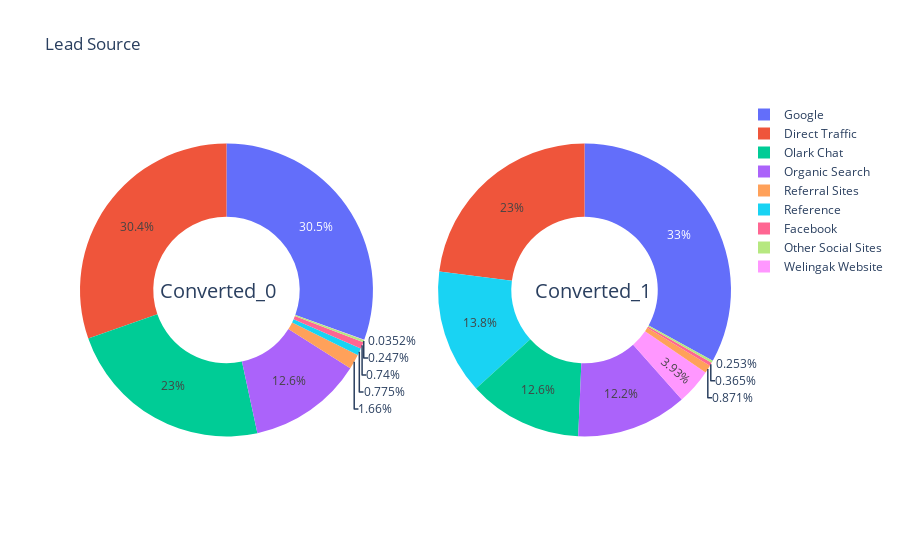

Source (notebook cell):
### Markdown cell above
#### Lead Source

### Code cell
univar_plot('Lead Source','Lead Source')

### Figure 1 — Plotly figure (JSON) as saved in the notebook; plotly's stock layout.template omitted (floating-point values rounded to 4 significant figures)
{"data": [{"domain": {"x": [0, 0.45], "y": [0, 1]}, "hole": 0.5, "hoverinfo": "label+percent+name", "labels": ["Google", "Direct Traffic", "Olark Chat", "Organic Search", "Referral Sites", "Reference", "Facebook", "Other Social Sites", "Welingak Website"], "name": "Converted 0", "type": "pie", "values": [1733, 1725, 1307, 718, 94, 44, 42, 14, 2]}, {"domain": {"x": [0.55, 1], "y": [0, 1]}, "hole": 0.5, "hoverinfo": "label+percent+name", "labels": ["Google", "Direct Traffic", "Reference", "Olark Chat", "Organic Search", "Welingak Website", "Referral Sites", "Facebook", "Other Social Sites"], "name": "Converted 1", "type": "pie", "values": [1176, 818, 490, 448, 436, 140, 31, 13, 9]}], "layout": {"annotations": [{"font": {"size": 20}, "showarrow": false, "text": "Converted_0", "x": 0.12, "y": 0.5}, {"font": {"size": 20}, "showarrow": false, "text": "Converted_1", "x": 0.88, "y": 0.5}], "title": {"text": "Lead Source"}}}
